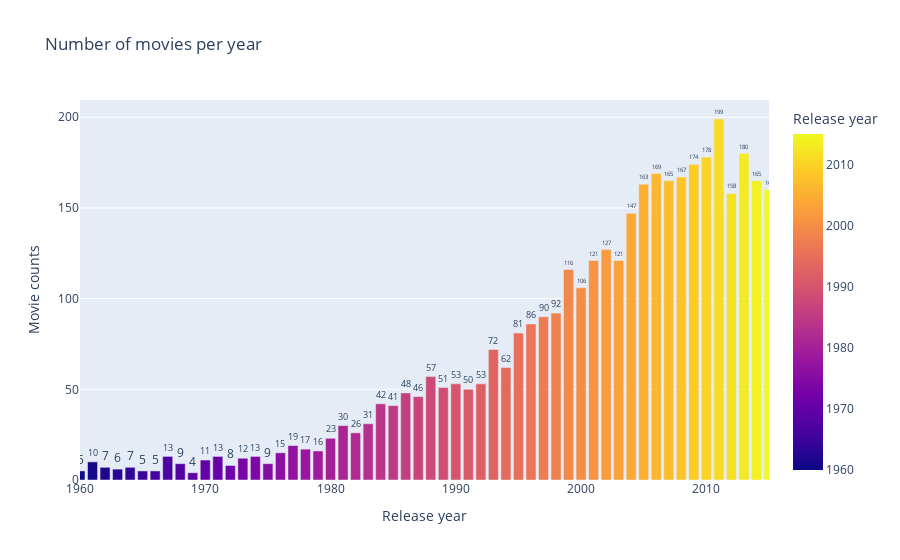

Notebook code cell kept with this figure:
### Markdown cell above
#### Research question 1 : How many movies are created per year?

### Code cell
# Group movie by release year then taking the count of the movie per year 

number_of_movies_per_year = tmbd.groupby("release_year")["original_title"].count()

# Plot outcome
px.bar(number_of_movies_per_year,
        x= number_of_movies_per_year.index,
        y = number_of_movies_per_year.values,
        title="Number of movies per year",
        color = number_of_movies_per_year.index,
        labels = {"release_year": "Release year", "y": "Movie counts"},
        range_x = [1960, 2015],
       text_auto= True
       ).update_traces(textposition = "outside")

### Figure 1 — Plotly figure (JSON) as saved in the notebook; plotly's stock layout.template omitted (floating-point values rounded to 4 significant figures)
{"data": [{"alignmentgroup": "True", "hovertemplate": "Release year=%{marker.color}<br>Movie counts=%{y}<extra></extra>", "legendgroup": "", "marker": {"color": [1960, 1961, 1962, 1963, 1964, 1965, 1966, 1967, 1968, 1969, 1970, 1971, 1972, 1973, 1974, 1975, 1976, 1977, 1978, 1979, 1980, 1981, 1982, 1983, 1984, 1985, 1986, 1987, 1988, 1989, 1990, 1991, 1992, 1993, 1994, 1995, 1996, 1997, 1998, 1999, 2000, 2001, 2002, 2003, 2004, 2005, 2006, 2007, 2008, 2009, 2010, 2011, 2012, 2013, 2014, 2015], "coloraxis": "coloraxis", "pattern": {"shape": ""}}, "name": "", "offsetgroup": "", "orientation": "v", "showlegend": false, "textposition": "outside", "texttemplate": "%{y}", "type": "bar", "x": [1960, 1961, 1962, 1963, 1964, 1965, 1966, 1967, 1968, 1969, 1970, 1971, 1972, 1973, 1974, 1975, 1976, 1977, 1978, 1979, 1980, 1981, 1982, 1983, 1984, 1985, 1986, 1987, 1988, 1989, 1990, 1991, 1992, 1993, 1994, 1995, 1996, 1997, 1998, 1999, 2000, 2001, 2002, 2003, 2004, 2005, 2006, 2007, 2008, 2009, 2010, 2011, 2012, 2013, 2014, 2015], "xaxis": "x", "y": [5, 10, 7, 6, 7, 5, 5, 13, 9, 4, 11, 13, 8, 12, 13, 9, 15, 19, 17, 16, 23, 30, 26, 31, 42, 41, 48, 46, 57, 51, 53, 50, 53, 72, 62, 81, 86, 90, 92, 116, 106, 121, 127, 121, 147, 163, 169, 165, 167, 174, 178, 199, 158, 180, 165, 160], "yaxis": "y"}], "layout": {"barmode": "relative", "coloraxis": {"colorbar": {"title": {"text": "Release year"}}, "colorscale": [[0.0, "#0d0887"], [0.1111, "#46039f"], [0.2222, "#7201a8"], [0.3333, "#9c179e"], [0.4444, "#bd3786"], [0.5556, "#d8576b"], [0.6667, "#ed7953"], [0.7778, "#fb9f3a"], [0.8889, "#fdca26"], [1.0, "#f0f921"]]}, "legend": {"tracegroupgap": 0}, "title": {"text": "Number of movies per year"}, "xaxis": {"anchor": "y", "domain": [0.0, 1.0], "range": [1960, 2015], "title": {"text": "Release year"}}, "yaxis": {"anchor": "x", "domain": [0.0, 1.0], "title": {"text": "Movie counts"}}}}
